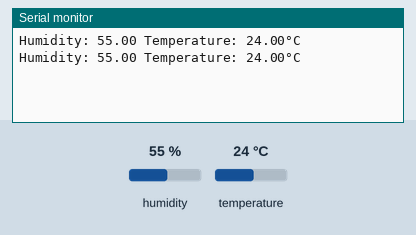
The sketch below on a simulated Arduino Uno, built with avr-gcc and run on an emulated ATmega328P. Parts: the last lines printed to the serial monitor. The test bench sets the inputs (shaded band); at power-on: humidity 55 %, temperature 24 °C.

Above: at 1.7 s.
1.8 s: humidity set to 22 %
At 4.3 s:
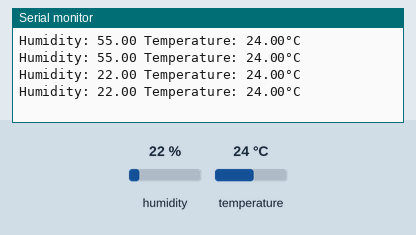
4.5 s: temperature set to 12 °C
At 5.4 s:
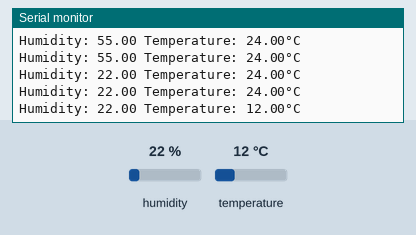
7.2 s: humidity set to 40 %
At 8.0 s:
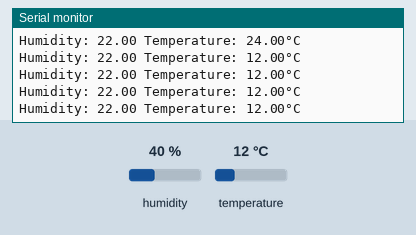
Timing chart, 0 to 10.2 s (numbered marks = the images above; inputs shaded):
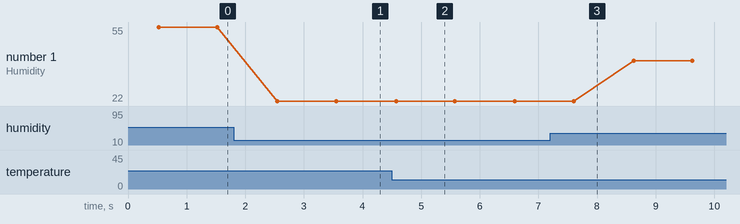

Measured:
- after the input at 1.8 s, the serial monitor: prints a new line after 0.75 s (image 1)
- after the input at 4.5 s, the serial monitor: prints a new line after 0.07 s (image 2)
- plotted number 1: 55 → 22 after the input at 1.8 s, 22 → 40 after the input at 7.2 s

The sketch:

dt11.ino
```cpp
#include <DHT.h>
#define Type DHT11
int sensePin = 2;
int setTime = 500;

// create object
DHT HT(sensePin, Type);

float humidity;
float tempC;
float tempF;

void setup()
{
	Serial.begin(9600);
	HT.begin();
	delay(setTime);
}

void loop()
{
	humidity = HT.readHumidity();
	tempC = HT.readTemperature();
	tempF = HT.readTemperature(true);

	Serial.print("Humidity: ");
	Serial.print(humidity);

	Serial.print(" Temperature: ");
	Serial.print(tempC);
	Serial.println("°C");
	delay(1000);
}
```
